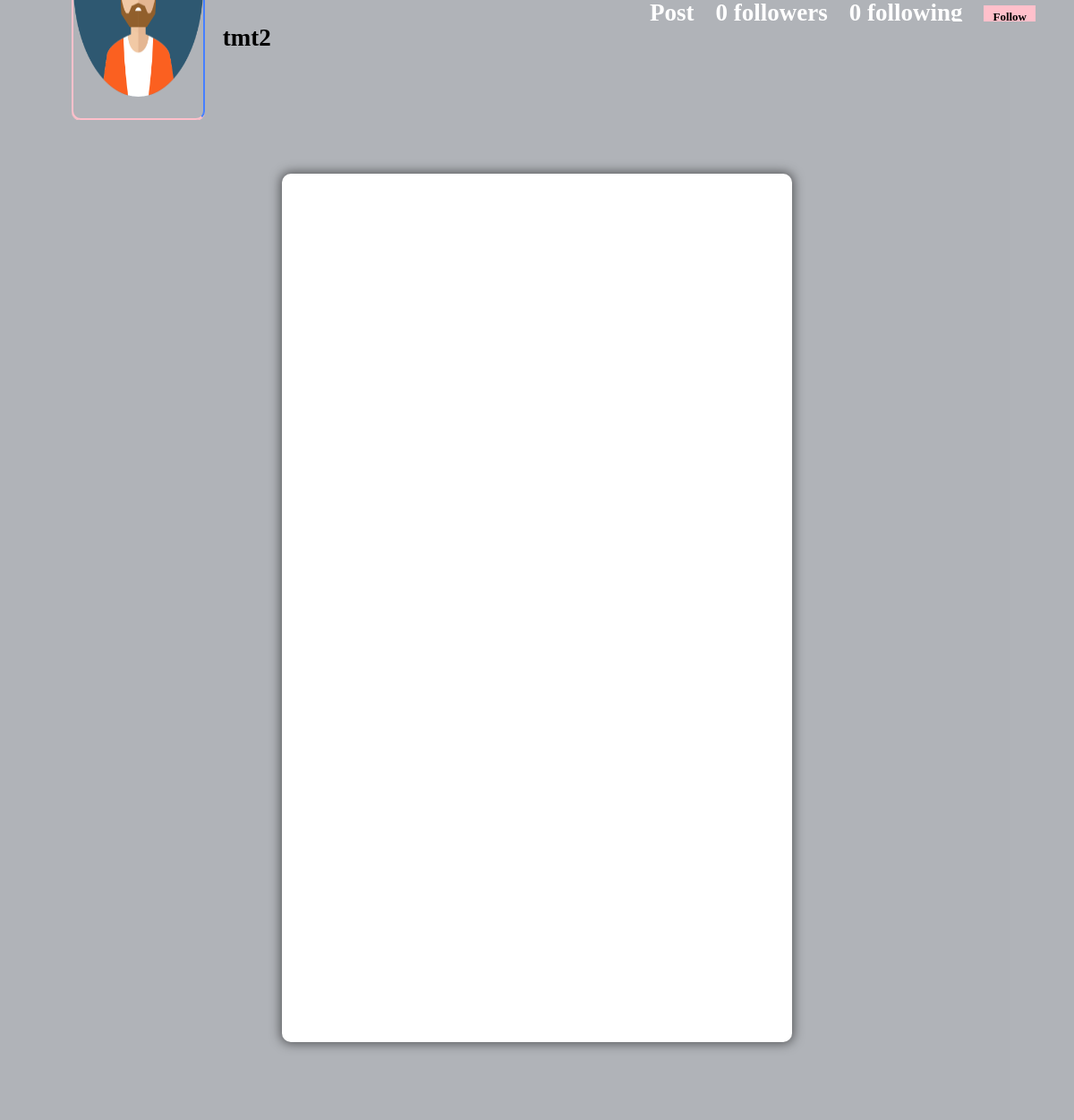
The app's page /profile/tmt2 (signed in), older data.
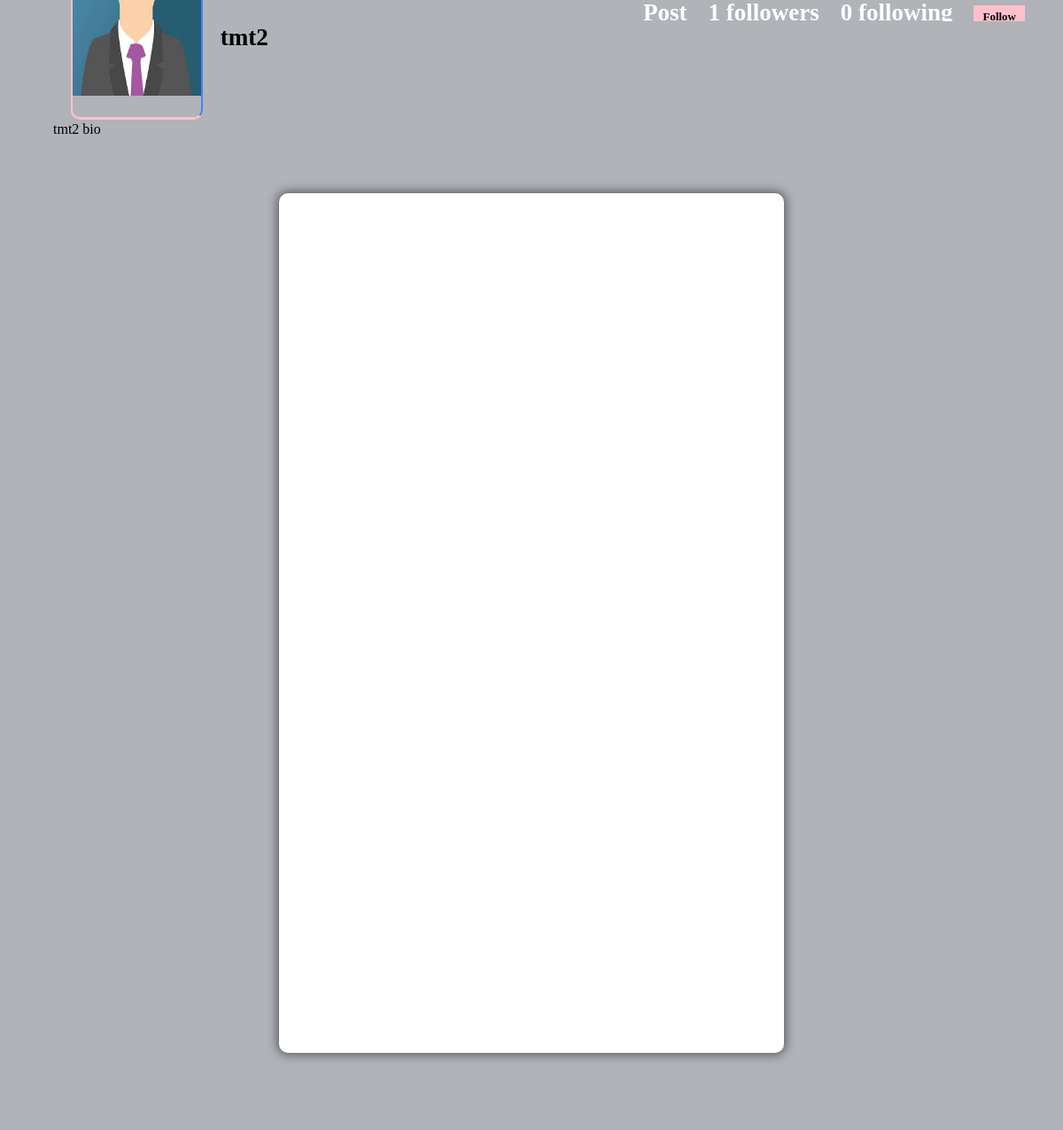
The same page, newer data.
### core/models.py (models this page shows, shortened)
class Profile(models.Model):
    user = models.OneToOneField(User, on_delete=models.CASCADE)
    userId = models.IntegerField()
    userName = models.CharField(max_length=100, default="usernamedefaut")
    bio = models.TextField(blank=True)
    profileimage = models.ImageField(
        upload_to="profile_images", default="defaultimg.jpg")
    location = models.CharField(max_length=100,  blank=True)

### core/views.py (the view)
# urls.py: path("profile/<str:pk>",  views.profile, name="abc"),
@query_debugger
@login_required(login_url='signin')
def profile(request, pk):
    loggedUserProfile = request.user.profile
    userProfile = Profile.objects.prefetch_related("posts").get(userName=pk)
    userPosts = userProfile.posts.all()
    userPostsLen = len(userPosts)
    if Contact.objects.filter(follower=loggedUserProfile, following=userProfile).first():
        buttonText = 'Unfollow'
    else:
        buttonText = 'Follow'
    followerCount = len(Contact.objects.filter(follower=userProfile))
    followingCount = len(Contact.objects.filter(following=userProfile))
    context = {
        'userProfile': userProfile,
        'userPosts': userPosts,
        'userPostsLen': userPostsLen,
        'buttonText': buttonText,
        'followerCount': followerCount,
        'followingCount': followingCount,
    }
    return render(request, "profile1.html", context)

### templates/profile1.html (shortened to what this page needs)
{% load static %}
<!DOCTYPE html>
<html lang="en">
  <head>
    <link rel="stylesheet" href="{% static 'css/main.min.css' %}" />
    <link rel="stylesheet" href="{% static 'css/style.css' %}" />
    <link rel="stylesheet" href="{% static 'css/color.css' %}" />
    <link rel="stylesheet" href="{% static 'css/responsive.css' %}" />
  </head>
  <body>
    <section>
      <div class="feature-photo">
        <figure>
        </figure>
        <form action="/follow" method="post">
          <div class="add-btn">
            <span style="color: white; font-size: 27px; margin-right: 520px"
              ><b
                ><u><a href="/">Home</a></u></b
              ></span
            >
            <span style="color: white; font-size: 27px"
              ><b>{{userPosts_length}} Post</b></span
            >
            <span style="color: white; font-size: 27px"
              ><b>{{followerCount}} followers</b></span
            >
            <span style="color: white; font-size: 27px"
              ><b>{{followingCount}} following</b></span
            >
            {% if user_object.username == user.username %}
            <button><a href="/settings">Setting</a></button>
            {% else %}
            <button style="background-color: #ffc0cb; border: #ffc0cb">
              {{buttonText}}
            </button>
            {% endif %}
          </div>
        </form>
        <div class="container-fluid">
          <div class="row merged">
            <div class="col-lg-2 col-sm-3">
              <div class="user-avatar">
                <figure>
                  <img
                    src="{{userProfile.profileimage.url}}"
                    style="height: 250px; width: 100%"
                    alt=""
                  />
                  <i class="fa fa-camera-retro"></i>
                </figure>
              </div>
            </div>
            <div class="col-lg-10 col-sm-9">
              <div class="timeline-info">
                <ul>
                  <li class="admin-name">
                    <h5
                      style="
                        color: black;
                        white-space: nowrap;
                        width: 110px;
                        font-size: 27px;
                      "
                    >
                      <b>{{userProfile.user.username}}</b
                      >
                    </h5>
                  </li>
                </ul>
              </div>
            </div>
          </div>
        </div>
      </div>
    </section>
    <section>
      <div class="bio">{{userProfile.bio}}</div>
    </section>
    <section>
      <div class="gap gray-bg">
        <div class="container-fluid">
          <div class="row">
            <div class="col-lg-12">
              <div class="row" id="page-contents">
                <div class="col-lg-3">
                  <aside class="sidebar static"></aside>
                </div>
                <div class="col-lg-6">
                  <div class="central-meta">
                  </div>
                </div>
                <div class="col-lg-3">
                  <aside class="sidebar static"></aside>
                </div>
              </div>
            </div>
          </div>
        </div>
      </div>
    </section>
  </body>
</html>

### static/css/color.css (style rules this page uses)
#nprogress .bar, .timeline-info > ul li a::before, .add-btn > a, .activitiez > li::before, form button, .colla-apps > li a:hover, a.underline:before, .setting-row input:checked + label, .user-avatar:hover .edit-phto, .error-meta > a, .color-bg, .add-butn, .nav.nav-tabs.likes-btn > li a.active, a.dislike-btn, .drop > a:hover, .btn-view.btn-load-more:hover, .accordion .card h5 button[aria-expanded="true"], .chat-head, .f-page > figure em, .inbox-panel-head > ul > li > a, .nav-tabs--left .nav-link.active, .nav-tabs--left .nav-link.active:hover, footer .widget-title h4::before, #topcontrol, .sidebar .widget-title::before, .f-title::before, .g-post-classic > figure > i::after, .purify > a, .help-list > a:hover, .open-position::before, .info > a, .category-box:hover, .category-box.selected, a.main-btn, .section-heading::before, .getquot-baner, .more-branches > h4::before, .is-helpful > a, .cart-optionz > li > a:hover, .paginationz > li a:hover, .paginationz > li a.active, .shopping-cart, a.btn2:hover, .form-submit > input[type="submit"], button.submit-checkout, .delete-cart:hover, .proceed .button, .amount-area .update-cart, a.addnewforum, .apply-bttons > a { background: orange; }

### static/css/responsive.css (style rules this page uses)
@media screen and (max-width: 1281px) and (min-width: 1024px) { .timeline-info { line-height: 51px; } }
@media screen and (max-width: 1281px) and (min-width: 1024px) { .timeline-info .admin-name > h5 { font-size: 20px; } }
@media screen and (max-width: 1281px) and (min-width: 1024px) { .user-avatar { width: 80.2% } }

Row changes from the older to the newer data that the page shows:
changed Profile "tmt2": profileimage: a different picture; bio (not shown) → "tmt2 bio"
Text that changed along with them:
{{ followerCount }}: "0" → "1"
